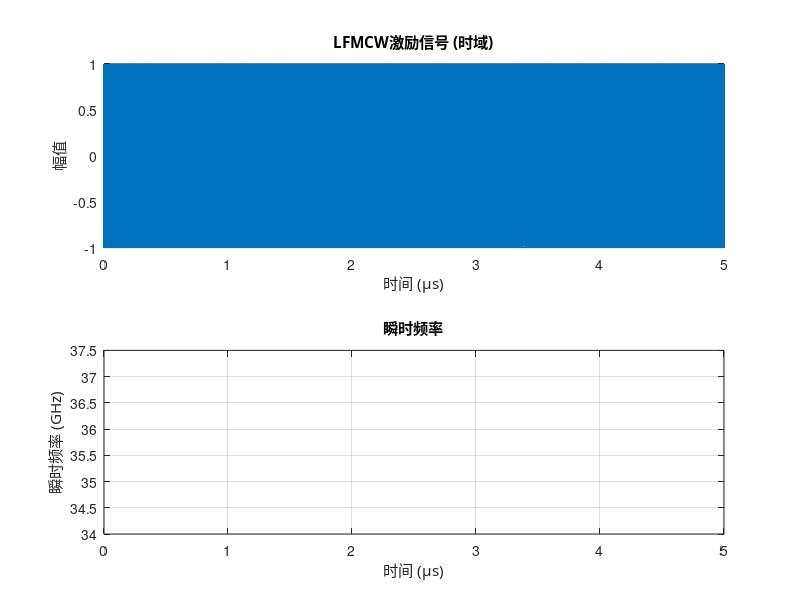

Source code (MATLAB): (Note: this script raises an error after producing the figure.)
%%%%%%%%%%%%%%%%%%%%%%%%%%%%%%%%%%%%%%%%%%%%%%%%%%%%%%%%%%%%%%%%%%%%%%%%%%
% CST 时域仿真测试脚本 - 简化版
% 功能: 生成LFMCW激励信号 → CST时域仿真 → 读取输出 → 混频反演
%
% 使用方法:
%   1. 先运行第1节生成激励信号文件
%   2. 在CST中手动加载激励并运行时域仿真
%   3. 导出端口2信号到 data/timedomain_output.txt
%   4. 运行第2节进行后处理
%
% 作者: Auto-generated for thesis project
% 日期: 2026-01-19
%%%%%%%%%%%%%%%%%%%%%%%%%%%%%%%%%%%%%%%%%%%%%%%%%%%%%%%%%%%%%%%%%%%%%%%%%%

%% 0. 路径设置
clc; clear; close all;

script_dir = fileparts(mfilename('fullpath'));
if isempty(script_dir), script_dir = pwd; end
data_dir = fullfile(script_dir, 'data');
if ~exist(data_dir, 'dir'), mkdir(data_dir); end

%% =========================================================================
%  第1节: 生成LFMCW激励信号
%  =========================================================================

fprintf('========================================\n');
fprintf('CST 时域仿真测试脚本\n');
fprintf('========================================\n\n');

% -----------------------
% 1.1 LFMCW参数设置
% -----------------------
% 注意: 为减少CST计算时间，使用缩短的扫频周期
f_start = 34.2e9;       % 起始频率 (Hz)
f_end = 37.4e9;         % 终止频率 (Hz)
T_m = 5e-6;             % 扫频周期 (s) - 缩短为5us以节省仿真时间!
f_s = 100e9;            % CST采样率 (Hz)

% 派生参数
B = f_end - f_start;    % 带宽
K = B / T_m;            % 调频斜率
c = 3e8;

fprintf('【第1节】生成LFMCW激励信号\n');
fprintf('-----------------------\n');
fprintf('频率范围: %.2f - %.2f GHz\n', f_start/1e9, f_end/1e9);
fprintf('扫频周期: %.2f us (缩短以节省仿真时间)\n', T_m*1e6);
fprintf('采样率: %.1f GHz\n', f_s/1e9);
fprintf('调频斜率: %.2f GHz/us\n', K/1e15);

% -----------------------
% 1.2 生成信号
% -----------------------
t = 0 : 1/f_s : T_m;
N = length(t);

phi = 2*pi*f_start*t + pi*K*t.^2;
s_tx = cos(phi);

fprintf('采样点数: %d\n', N);

% -----------------------
% 1.3 保存为CST格式
% -----------------------
excitation_file = fullfile(data_dir, 'lfmcw_excitation.sig');

fid = fopen(excitation_file, 'w');
fprintf(fid, '%% LFMCW Excitation for CST Time Domain Solver\n');
fprintf(fid, '%% time (ns)  amplitude\n');
for i = 1:N
    fprintf(fid, '%.9e  %.9e\n', t(i)*1e9, s_tx(i));
end
fclose(fid);

fprintf('\n✓ 激励信号已保存: %s\n', excitation_file);
fprintf('  文件大小: %.2f MB\n', dir(excitation_file).bytes/1e6);

% -----------------------
% 1.4 可视化激励信号
% -----------------------
figure(1);
subplot(2,1,1);
plot(t*1e6, s_tx);
xlabel('时间 (μs)', 'FontName', 'SimHei');
ylabel('幅值', 'FontName', 'SimHei');
title('LFMCW激励信号 (时域)', 'FontName', 'SimHei');
grid on; xlim([0, T_m*1e6]);

subplot(2,1,2);
f_inst = f_start + K*t;
plot(t*1e6, f_inst/1e9);
xlabel('时间 (μs)', 'FontName', 'SimHei');
ylabel('瞬时频率 (GHz)', 'FontName', 'SimHei');
title('瞬时频率', 'FontName', 'SimHei');
grid on; xlim([0, T_m*1e6]);

sgtitle('LFMCW激励信号', 'FontName', 'SimHei', 'FontWeight', 'bold');

%% CST操作指南 (需要手动执行)
fprintf('\n========================================\n');
fprintf('【CST操作指南】请手动执行以下步骤:\n');
fprintf('========================================\n');
fprintf('1. 打开CST项目 (CSRR_WR28_Lorentz.cst)\n');
fprintf('2. 切换到时域求解器:\n');
fprintf('   → Simulation → Setup Solver → Time Domain\n');
fprintf('3. 设置用户自定义激励:\n');
fprintf('   → 在Port设置中选择 "User Defined"\n');
fprintf('   → 加载文件: %s\n', excitation_file);
fprintf('4. 运行仿真\n');
fprintf('5. 导出Port 2输出信号:\n');
fprintf('   → Post Processing → Port Signals → Export\n');
fprintf('   → 保存为: %s\\timedomain_output.txt\n', data_dir);
fprintf('========================================\n');
fprintf('\n完成CST仿真后，请运行下一节...\n');

%% =========================================================================
%  第2节: 读取CST输出并后处理
%  =========================================================================
% 取消下面的 "return" 注释来分步执行
% return;  

fprintf('\n【第2节】读取CST输出并后处理\n');
fprintf('-----------------------\n');

% -----------------------
% 2.1 读取CST输出
% -----------------------
output_file = fullfile(data_dir, 'timedomain_output.txt');

if exist(output_file, 'file')
    fprintf('正在读取CST输出...\n');
    
    % 读取数据 (假设格式: time amplitude)
    data = load(output_file);
    t_rx = data(:, 1) * 1e-9;  % ns -> s
    s_rx = data(:, 2);
    
    fprintf('✓ 读取完成: %d 个采样点\n', length(s_rx));
    
else
    % 如果没有CST数据，使用模拟数据进行演示
    fprintf('⚠ 未找到CST输出文件，使用模拟数据演示...\n');
    
    % 模拟通过Lorentz介质的传播
    tau_air = 0.5e-9;  % 模拟空气时延
    
    % 简单时延 + 幅度调制
    delay_samples = round(tau_air * f_s);
    s_rx = [zeros(1, delay_samples), s_tx(1:end-delay_samples)];
    s_rx = s_rx(:);
    t_rx = t(:);
    
    fprintf('  (使用简单时延模型模拟)\n');
end

% -----------------------
% 2.2 混频处理
% -----------------------
fprintf('正在进行混频处理...\n');

% 确保长度匹配
N_min = min(length(s_tx), length(s_rx));
s_tx_proc = s_tx(1:N_min);
s_rx_proc = s_rx(1:N_min);
t_proc = t(1:N_min);

% 混频
s_mix = s_tx_proc(:) .* s_rx_proc(:);

% 低通滤波
fc_lp = 500e6;  % 低通截止频率
[b, a] = butter(4, fc_lp/(f_s/2));
s_if = filtfilt(b, a, s_mix);

fprintf('✓ 混频完成\n');

% -----------------------
% 2.3 差频信号分析
% -----------------------
fprintf('正在分析差频信号...\n');

% FFT
N_fft = length(s_if);
S_IF = fft(s_if, N_fft);
S_IF_mag = abs(S_IF);
f_fft = (0:N_fft-1) * f_s / N_fft;

% 找峰值
[~, idx_peak] = max(S_IF_mag(1:round(N_fft/2)));
f_beat = f_fft(idx_peak);
tau_est = f_beat / K;

fprintf('✓ 差频峰值: %.3f kHz\n', f_beat/1e3);
fprintf('✓ 估计时延: %.3f ns\n', tau_est*1e9);

% -----------------------
% 2.4 结果可视化
% -----------------------
figure(2);
subplot(2,2,1);
plot(t_proc*1e6, s_tx_proc, 'b', t_proc*1e6, s_rx_proc, 'r');
xlabel('时间 (μs)', 'FontName', 'SimHei');
legend('发射', '接收');
title('发射 vs 接收信号', 'FontName', 'SimHei');
grid on; xlim([0, min(1, T_m*1e6)]);

subplot(2,2,2);
plot(t_proc*1e6, s_if);
xlabel('时间 (μs)', 'FontName', 'SimHei');
title('差频信号 (时域)', 'FontName', 'SimHei');
grid on;

subplot(2,2,3);
f_lim = 10e6;  % 显示范围
idx_show = f_fft < f_lim;
plot(f_fft(idx_show)/1e3, S_IF_mag(idx_show));
xlabel('频率 (kHz)', 'FontName', 'SimHei');
title('差频信号 (频谱)', 'FontName', 'SimHei');
grid on;

subplot(2,2,4);
text(0.5, 0.6, sprintf('差频峰值: %.2f kHz', f_beat/1e3), ...
    'HorizontalAlignment', 'center', 'FontSize', 14);
text(0.5, 0.4, sprintf('估计时延: %.3f ns', tau_est*1e9), ...
    'HorizontalAlignment', 'center', 'FontSize', 14);
axis off;
title('测量结果', 'FontName', 'SimHei');

sgtitle('CST时域仿真后处理结果', 'FontName', 'SimHei', 'FontWeight', 'bold');

%% 3. 总结
fprintf('\n========================================\n');
fprintf('【测试总结】\n');
fprintf('========================================\n');
fprintf('激励信号: %.2f - %.2f GHz, %.2f us\n', f_start/1e9, f_end/1e9, T_m*1e6);
fprintf('差频峰值: %.3f kHz\n', f_beat/1e3);
fprintf('估计时延: %.3f ns\n', tau_est*1e9);
fprintf('========================================\n');

fprintf('\n✓ 测试脚本执行完成!\n');
